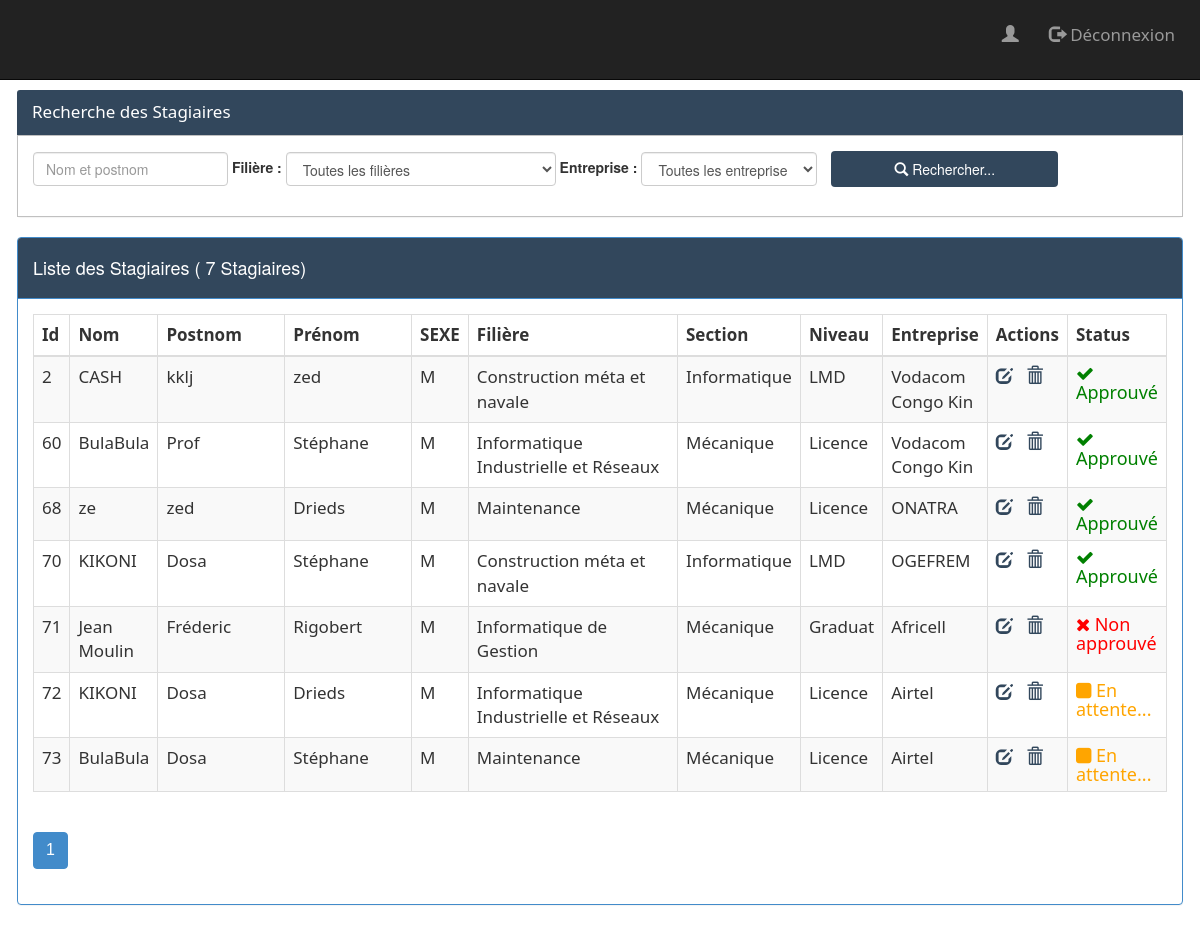
Screenshot of /views/stage.php with the database file from the repository.
### tables this page shows
CREATE TABLE IF NOT EXISTS `filiere` (
  `idF` int(11) NOT NULL AUTO_INCREMENT,
  `nomF` varchar(255) NOT NULL,
  `section` varchar(255) NOT NULL,
  `niveau` varchar(255) NOT NULL,
  PRIMARY KEY (`idF`)
);

CREATE TABLE IF NOT EXISTS `stagiaire` (
  `idS` int(11) NOT NULL AUTO_INCREMENT,
  `nomS` varchar(255) NOT NULL,
  `postnomS` varchar(255) NOT NULL,
  `prenomS` varchar(255) NOT NULL,
  `sexeS` varchar(12) NOT NULL,
  `idF` int(11) NOT NULL,
  `idE` int(11) NOT NULL,
  `fiche` varchar(255) NOT NULL,
  `status` char(1) NOT NULL DEFAULT '0',
  PRIMARY KEY (`idS`)
);

CREATE TABLE IF NOT EXISTS `entreprise` (
  `idE` int(11) NOT NULL AUTO_INCREMENT,
  `nomE` varchar(255) NOT NULL,
  `adresseE` varchar(255) NOT NULL,
  `typeE` varchar(255) NOT NULL,
  `ville` varchar(255) NOT NULL,
  `password` varchar(255) NOT NULL,
  `role` varchar(255) NOT NULL,
  PRIMARY KEY (`idE`)
);

### views/stage.php (the view, shortened to what this page needs)
<?php
    require_once("../bd/connexion.php");
    $nomPostnom=isset($_GET['nomPostnom'])?$_GET['nomPostnom']:"";
    $idfiliere=isset($_GET['idF'])?$_GET['idF']:0;
    $size=isset($_GET['size'])?$_GET['size']:8;
    $page=isset($_GET['page'])?$_GET['page']:1;
    $offset=($page-1)*$size;
    if($idfiliere==0){
        $requeteStagiaire="SELECT idS, nomS, postnomS, prenomS, nomF, sexeS,status, section, niveau, nomE
                  from filiere as f, stagiaire as s, entreprise as en
                  where f.idF = s.idF and en.idE = s.idE
                  and (nomS like '%$nomPostnom%' or postnomS like '%$nomPostnom%')
                  order by idS
                  limit $size
                  offset $offset";
        $requeteCount="SELECT count(*) countS from stagiaire
                       where nomS like '%$nomPostnom%' or postnomS like '%$nomPostnom%'";
    }
    $resultatStagiaire=$pdo->query($requeteStagiaire);
    $resultatCount=$pdo->query($requeteCount);
    $tabCount=$resultatCount->fetch();
    $nbrStagiaire=$tabCount['countS'];
    $reste=$nbrStagiaire % $size;
    if( $reste == 0)
        $nbrPage = $nbrStagiaire/$size;
    else
        $nbrPage=floor($nbrStagiaire/$size)+1;
?>
<html>
    <head>
        <link rel="stylesheet" type="text/css" href="../css/bootstrap.min.css">
        <link rel="stylesheet" type="text/css" href="../css/Stage.css">
        <link rel="stylesheet" type="text/css" href="../css/font-awesome.css">
    </head>
    <body >
        <?php  include("menu.php") ?>
            <div class="panel panel" style="margin-top: 90px; border:none;">
                <div class="panel-heading" style="background-color:#32475c; color: white; font-size:17px; font-family:Segoe UI"> Recherche des Stagiaires</div>
                <div class="panel-body" style="border : 1px solid silver;">
                     <form method="get" action="stage.php" class="form-inline">
                        <div class="form-group">
                            <input type="text" name="nomPostnom" placeholder="Nom et postnom" class="form-control"
                                   value="<?php echo $nomPostnom; ?>">
                        </div>
                        <label for="idfiliere"> Filière : </label>
                        <div class="form-group">
                            <select name="idF" class="form-control" id="idfiliere">
                                <option value=0 > Toutes les filières </option>
                            </select>
                        </div>
                        <label for="idfiliere"> Entreprise : </label>
                        <div class="form-group">
                            <select name="idE" class="form-control" id="idfiliere">
                                <option value=0 > Toutes les entreprise </option>
                            </select>
                        </div>
                        <button type="submit" class="btn btn-primary" style="background : #32475c; height: 36px;border: none">
                            <span class="glyphicon glyphicon-search"> </span> Rechercher...
                         </button> &nbsp; &nbsp;
                    </form>
                </div>
            </div>
            <div class="panel panel-primary" style="font-family: 'Raleway', sans-serif; font-size: 16px; ">
                <div class="panel-heading" style=" color : white; background : #32475c"><h4> Liste des Stagiaires ( <?php if($nbrStagiaire > 1){ echo $nbrStagiaire . " Stagiaires";}else{ echo $nbrStagiaire . " Stagiaire"; } ?>) </h4></div>
                <div class="panel-body">
                    <table class="table table-striped table-bordered">
                        <thead>
                            <tr>
                                <th>Id</th>
                                <th>Nom</th>
                                <th>Postnom</th>
                                <th>Prénom</th>
                                <th>SEXE</th>
                                <th>Filière</th>
                                <th>Section</th>
                                <th>Niveau</th>
                                <th>Entreprise</th>
                                <th>Actions</th>
                                <th>Status</th>
                            </tr>
                        </thead>
                        <tbody>
                               <?php while($stagiaire=$resultatStagiaire->fetch())
                                        {
                                            if(empty($stagiaire))
                                            {?>
                                                <tr>
                                                    <td>Aucune donnée</td>
                                                </tr>
                                            <?php
                                            }
                                            else{?>
                                                <div class="tableau">
                                                    <tr>
                                                            <td><?php echo $stagiaire['idS'] ?></td>
                                                            <td><?php echo $stagiaire['nomS']?></td>
                                                            <td width = "13%"><?php echo $stagiaire['postnomS'] ?></td>
                                                            <td width = "13%"><?php echo $stagiaire['prenomS'] ?></td>
                                                            <td><?php echo $stagiaire['sexeS']?></td>
                                                            <td width = "23%"><?php echo $stagiaire['nomF']?></td>
                                                            <td><?php echo $stagiaire['section']?></td>
                                                            <td><?php echo $stagiaire['niveau']?></td>
                                                        <td><?php echo $stagiaire['nomE'] ?></td>
                                                        <td>
                                                            <a href="editerStagiaire.php?idS=<?php echo $stagiaire['idS'] ?>">
                                                                <span class="glyphicon glyphicon-edit "  title="Editer le stagiaire"> </span>
                                                            </a> &nbsp;
                                                            <a onclick="return confirm('Etes-vous sûr de vouloir supprimer ce stagiaire ?')"
                                                                href="../traitement/supprimerStagiaire.php?idS=<?php echo $stagiaire['idS'] ?>" title="Suppression de la filière">
                                                                <span class="glyphicon glyphicon-trash"> </span>
                                                            </a>
                                                        </td>
                                                        <td style="font-size: 18px;">
                                                            <?php
                                                                if($stagiaire['status'] == 0){
                                                                    echo ' <i class="fa fa-square "  title="En attente" style="color:orange;"> <span style="font-family:Segoe UI">En attente...</span></i> ';
                                                                }elseif($stagiaire['status']==1){
                                                                    echo ' <i class="fa fa-close "  title="Non approuvé" style="color:red"> <span style="font-family:Segoe UI">Non approuvé</span></i> ';
                                                                }elseif($stagiaire['status']==2){
                                                                    echo ' <i class="fa fa-check "  title="Approuvé" style="color:green; "> <span style="font-family:Segoe UI">Approuvé</span> </i> ';
                                                                }
                                                             ?>
                                                        </td>
                                                    </tr>
                                                </div>
                                            <?php
                                            }
                               }?>
                        </tbody>
                    </table>
                    <div>
                        <ul class="pagination pagination-md">
                            <?php for($i=1; $i<=$nbrPage; $i++){ ?>
                               <li class="<?php if($i==$page) echo 'active' ?>" >
                                   <a href="stage.php?page=<?php echo $i ?>&nomPostnom=<?php echo $nomPostnom; ?>&idfiliere=<?php echo $idfiliere; ?>">
                                       <?php echo $i; ?>
                                   </a>
                               </li>
                            <?php } ?>
                        </ul>
                    </div>
            </div>
        </div>
    </body>
</html>

### css/Stage.css (style rules this page uses)
body { margin: 17px; }

### css/Menu.css (style rules this page uses)
a { color:#32475c; }
button { width: 20%; margin-left: 10px; outline: none; }

### views/stage.php (style rules this page uses)
table { font-size: 17px; font-family: Segoe UI; }
table td i { font-family: Segoe UI; }

### rows the page displays
filiere: stagiaire.idS "2", stagiaire.nomS "CASH", stagiaire.postnomS "kklj", stagiaire.prenomS "zed", stagiaire.sexeS "M", nomF "Construction méta et navale", section "Informatique", niveau "LMD", entreprise.nomE "Vodacom Congo Kin", shows "Approuvé", stagiaire.idS "70", stagiaire.nomS "KIKONI", stagiaire.postnomS "Dosa", stagiaire.prenomS "Stéphane", entreprise.nomE "OGEFREM"
filiere: stagiaire.idS "60", stagiaire.nomS "BulaBula", stagiaire.postnomS "Prof", stagiaire.prenomS "Stéphane", stagiaire.sexeS "M", nomF "Informatique Industrielle et Réseaux", section "Mécanique", niveau "Licence", entreprise.nomE "Vodacom Congo Kin", shows "Approuvé", stagiaire.idS "72", stagiaire.nomS "KIKONI", stagiaire.postnomS "Dosa", stagiaire.prenomS "Drieds", entreprise.nomE "Airtel"
filiere: stagiaire.idS "68", stagiaire.nomS "ze", stagiaire.postnomS "zed", stagiaire.prenomS "Drieds", stagiaire.sexeS "M", nomF "Maintenance", section "Mécanique", niveau "Licence", entreprise.nomE "ONATRA", shows "Approuvé", stagiaire.idS "73", stagiaire.nomS "BulaBula", stagiaire.postnomS "Dosa", stagiaire.prenomS "Stéphane", entreprise.nomE "Airtel"
filiere: stagiaire.idS "71", stagiaire.nomS "Jean Moulin", stagiaire.postnomS "Fréderic", stagiaire.prenomS "Rigobert", stagiaire.sexeS "M", nomF "Informatique de Gestion", section "Mécanique", niveau "Graduat", entreprise.nomE "Africell", shows "Non approuvé"

### other values shown
$nbrStagiaire "7"
